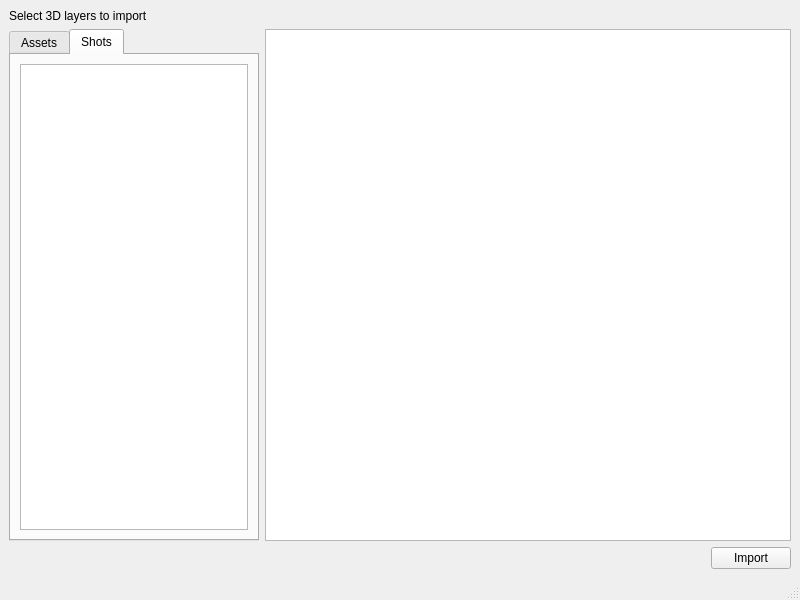
<?xml version="1.0" encoding="UTF-8"?>
<ui version="4.0">
 <class>MainWindow</class>
 <widget class="QMainWindow" name="MainWindow">
  <property name="geometry">
   <rect>
    <x>0</x>
    <y>0</y>
    <width>800</width>
    <height>600</height>
   </rect>
  </property>
  <property name="windowTitle">
   <string>MainWindow</string>
  </property>
  <widget class="QWidget" name="centralwidget">
   <layout class="QGridLayout" name="gridLayout">
    <item row="2" column="1">
     <widget class="QPushButton" name="pushButton">
      <property name="text">
       <string>Import</string>
      </property>
     </widget>
    </item>
    <item row="2" column="0">
     <spacer name="horizontalSpacer">
      <property name="orientation">
       <enum>Qt::Orientation::Horizontal</enum>
      </property>
      <property name="sizeHint" stdset="0">
       <size>
        <width>698</width>
        <height>20</height>
       </size>
      </property>
     </spacer>
    </item>
    <item row="1" column="0" colspan="2">
     <layout class="QHBoxLayout" name="horizontalLayout">
      <item>
       <widget class="QTabWidget" name="tabWidget">
        <property name="maximumSize">
         <size>
          <width>250</width>
          <height>16777215</height>
         </size>
        </property>
        <property name="currentIndex">
         <number>1</number>
        </property>
        <widget class="QWidget" name="assetTab">
         <attribute name="title">
          <string>Assets</string>
         </attribute>
         <layout class="QVBoxLayout" name="verticalLayout_2">
          <item>
           <widget class="QListWidget" name="assetListWidget"/>
          </item>
         </layout>
        </widget>
        <widget class="QWidget" name="shotTab">
         <attribute name="title">
          <string>Shots</string>
         </attribute>
         <layout class="QVBoxLayout" name="verticalLayout">
          <item>
           <widget class="QListWidget" name="shotListWidget"/>
          </item>
         </layout>
        </widget>
       </widget>
      </item>
      <item>
       <widget class="QTableWidget" name="dataTableWidget"/>
      </item>
     </layout>
    </item>
    <item row="0" column="0">
     <widget class="QLabel" name="label">
      <property name="text">
       <string>Select 3D layers to import </string>
      </property>
     </widget>
    </item>
   </layout>
  </widget>
  <widget class="QMenuBar" name="menubar">
   <property name="geometry">
    <rect>
     <x>0</x>
     <y>0</y>
     <width>800</width>
     <height>22</height>
    </rect>
   </property>
  </widget>
  <widget class="QStatusBar" name="statusbar"/>
 </widget>
 <resources/>
 <connections/>
</ui>
